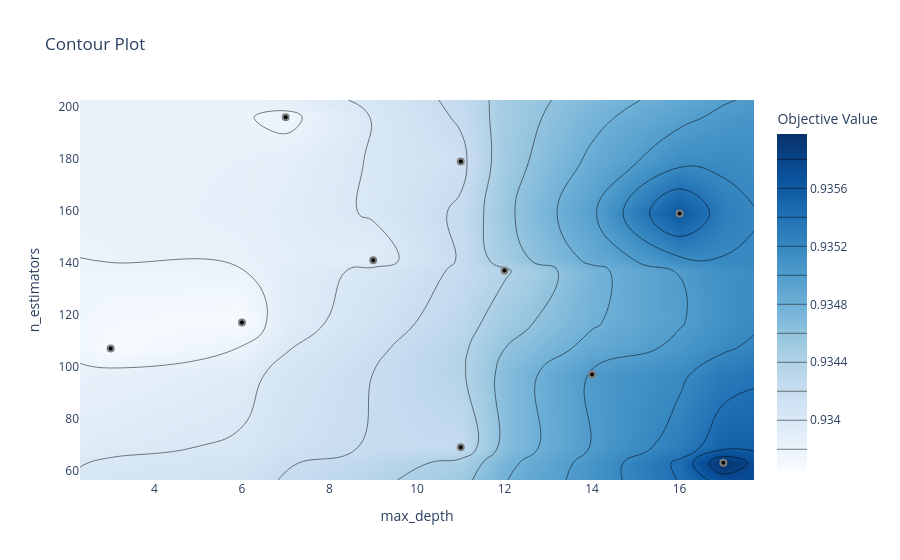

This figure's notebook cell:
### Code cell
# 4. Contour Plot
plot_contour(study).show()

### Figure 1 — Plotly figure (JSON) as saved in the notebook; plotly's stock layout.template omitted (floating-point values rounded to 4 significant figures; data arrays with more than 128 entries replaced by an {"elided": "..."} marker saying what was removed)
{"data": [{"colorbar": {"title": {"text": "Objective Value"}}, "colorscale": [[0, "rgb(247,251,255)"], [0.125, "rgb(222,235,247)"], [0.25, "rgb(198,219,239)"], [0.375, "rgb(158,202,225)"], [0.5, "rgb(107,174,214)"], [0.625, "rgb(66,146,198)"], [0.75, "rgb(33,113,181)"], [0.875, "rgb(8,81,156)"], [1, "rgb(8,48,107)"]], "connectgaps": true, "contours": {"coloring": "heatmap"}, "hoverinfo": "none", "line": {"smoothing": 1.3}, "reversescale": false, "type": "contour", "x": [2.3, 3, 6, 7, 9, 11, 12, 14, 16, 17, 17.7], "y": [56.35, 63, 69, 97, 107, 117, 137, 141, 159, 179, 196, 202.7], "z": {"elided": "12x11 float values"}}, {"marker": {"color": "black", "line": {"color": "Gray", "width": 2}}, "mode": "markers", "name": "Feasible Trial", "showlegend": false, "type": "scatter", "x": [9, 6, 11, 14, 7, 11, 17, 12, 16, 3], "y": [141, 117, 69, 97, 196, 179, 63, 137, 159, 107]}, {"marker": {"color": "#cccccc", "line": {"color": "Gray", "width": 2}}, "mode": "markers", "name": "Infeasible Trial", "showlegend": false, "type": "scatter", "x": [], "y": []}], "layout": {"title": {"text": "Contour Plot"}, "xaxis": {"range": [2.3, 17.7], "title": {"text": "max_depth"}}, "yaxis": {"range": [56.35, 202.7], "title": {"text": "n_estimators"}}}}
